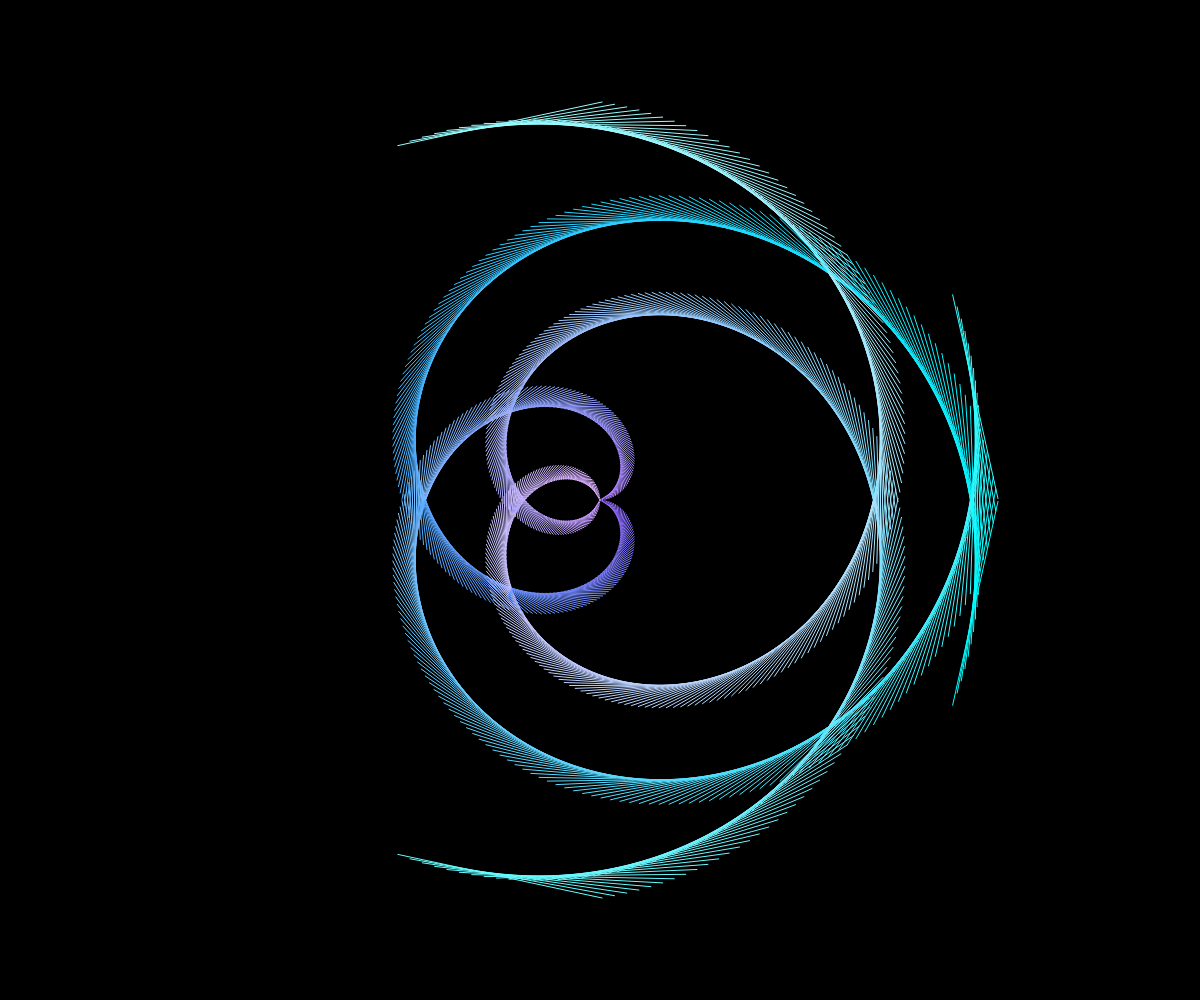
Frame 1 (no input)
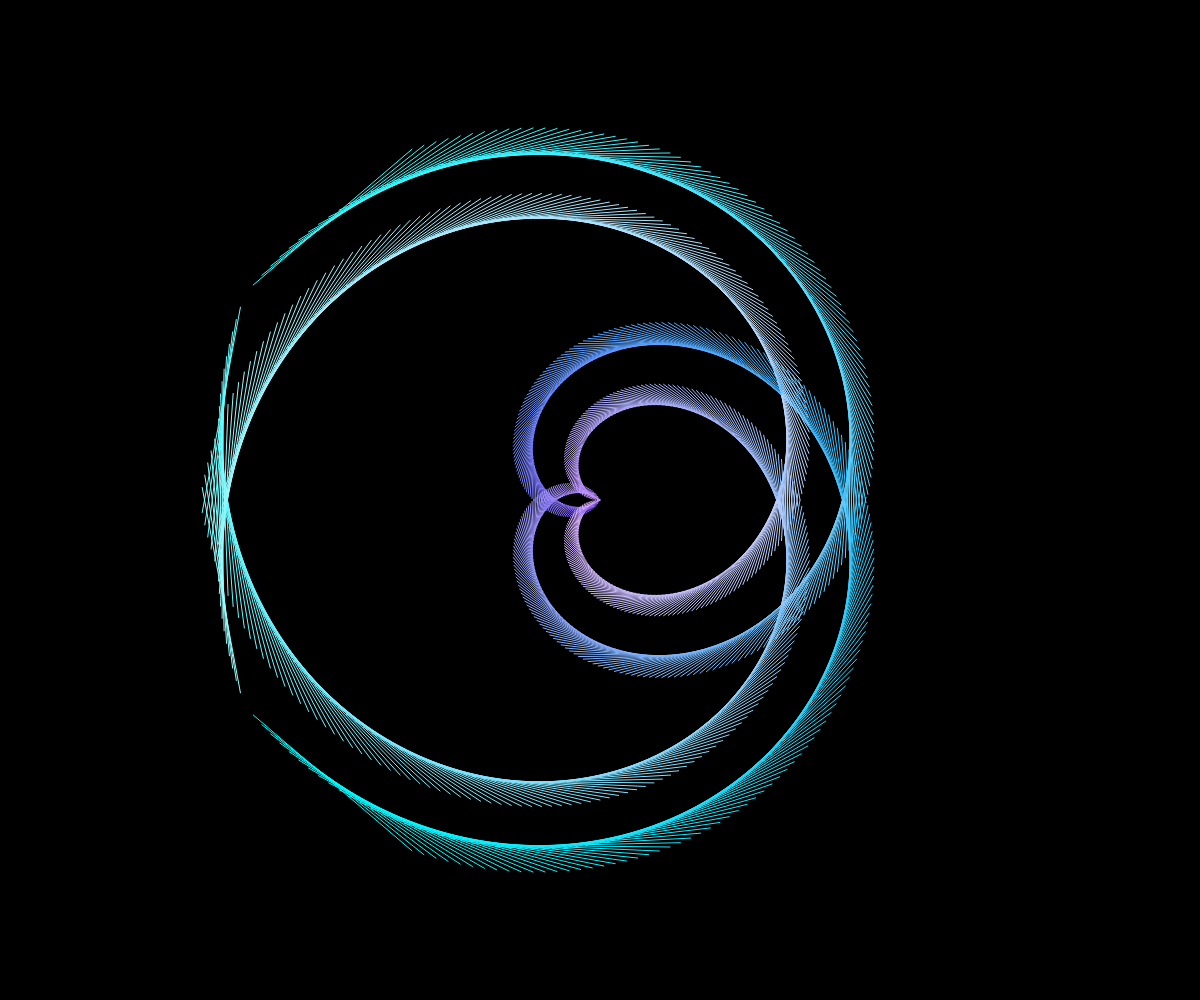
Frame 60 (no input)
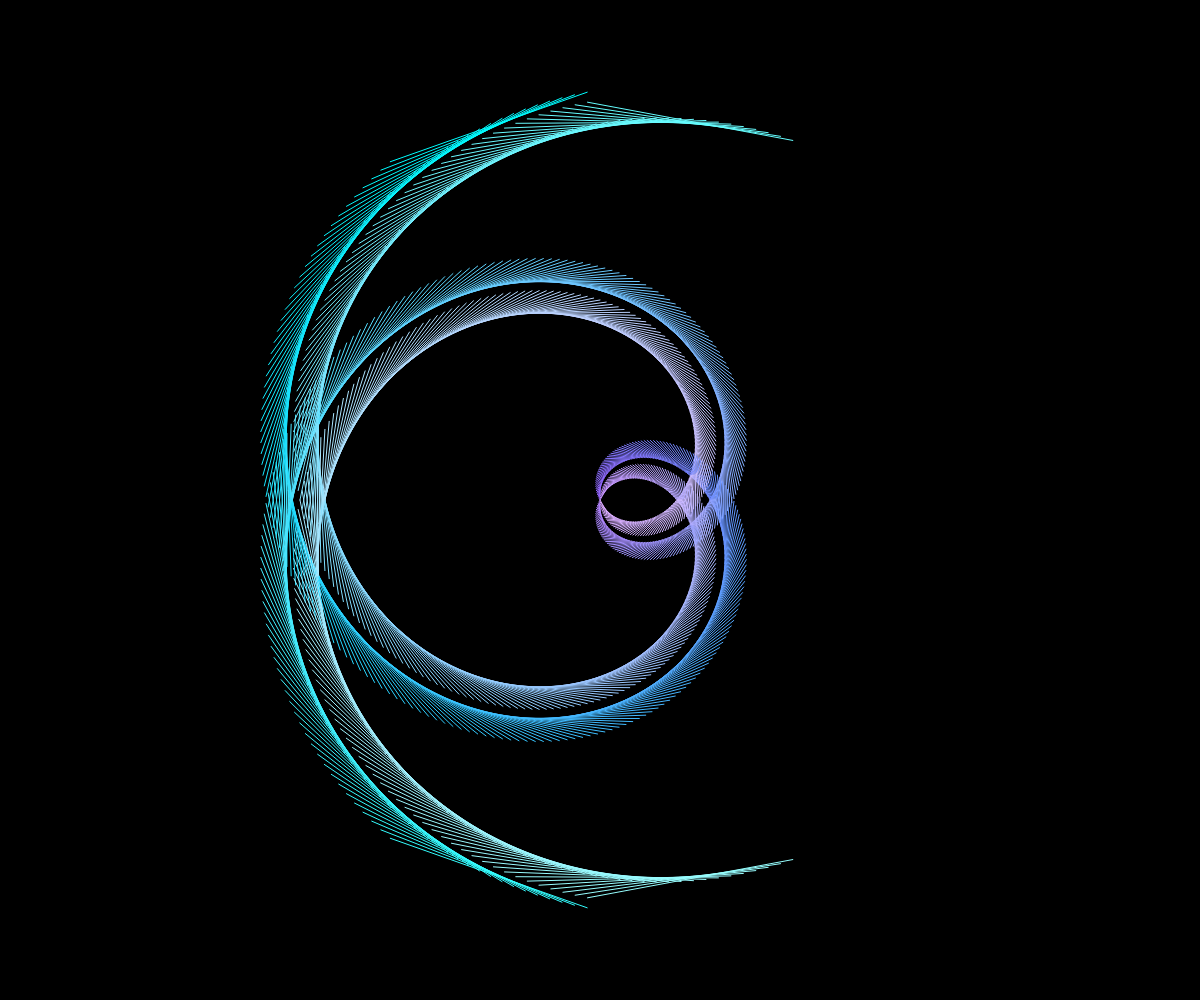
Frame 120 (the mouse pressed at the canvas centre since frame 60)

The p5.js sketch that drew these frames (run headless with seeded random() and noise() and a simulated clock; from frame 60 on, the mouse is pressed at the canvas centre):

// p5.js sketch
// ── sketch.js
let numLines = 200;  // Número de líneas en cada espiral
let maxRadius;

function setup() {
  angleMode(DEGREES);
  createCanvas(windowWidth, windowHeight);
  maxRadius = min(width, height) * 0.4;  // Radio máximo del espiral
  noFill();
  strokeWeight(1);  // Grosor de las líneas
}

function draw() {
  background(0);  // Fondo negro
  translate(width / 2, height / 2);  // Mover origen al centro del canvas
  
  let angleStep = 360 / numLines;  // Paso del ángulo entre cada línea
  let radiusStep = maxRadius / numLines;  // Incremento del radio entre cada línea
  
  for (let i = 0; i < numLines; i++) {
    let radius = i * radiusStep;  // Radio en aumento para el efecto
    
    // Espiral 1: Rotación normal
    let angle1 = i * angleStep + frameCount * 2;
    let x1_1 = cos(angle1) * radius;
    let y1_1 = sin(angle1) * radius;
    let x2_1 = cos(angle1 + 30) * (radius + 10);
    let y2_1 = sin(angle1 + 30) * (radius + 10);
    
    // Espiral 2: Rotación inversa
    let angle2 = -i * angleStep - frameCount * 2;
    let x1_2 = cos(angle2) * radius;
    let y1_2 = sin(angle2) * radius;
    let x2_2 = cos(angle2 - 30) * (radius + 10);
    let y2_2 = sin(angle2 - 30) * (radius + 10);
    
    // Espiral 3: Rotación con desplazamiento de 90 grados
    let angle3 = i * angleStep + frameCount * 1.5 + 90;
    let x1_3 = cos(angle3) * radius;
    let y1_3 = sin(angle3) * radius;
    let x2_3 = cos(angle3 + 30) * (radius + 10);
    let y2_3 = sin(angle3 + 30) * (radius + 10);
    
    // Espiral 4: Rotación con desplazamiento de 90 grados y dirección inversa
    let angle4 = -i * angleStep - frameCount * 1.5 - 90;
    let x1_4 = cos(angle4) * radius;
    let y1_4 = sin(angle4) * radius;
    let x2_4 = cos(angle4 - 30) * (radius + 10);
    let y2_4 = sin(angle4 - 30) * (radius + 10);
    
    // Cambiar el color gradualmente para cada espiral (tonalidades lilas y cian)
    let t = map(i, 0, numLines, 0, 1);  // Interpolación para el color
    let color1 = lerpColor(color(150, 100, 255), color(0, 255, 255), t);  // Lila a cian
    let color2 = lerpColor(color(180, 130, 255), color(50, 255, 255), t);  // Lila a cian
    let color3 = lerpColor(color(200, 150, 255), color(100, 255, 255), t);  // Lila a cian
    let color4 = lerpColor(color(220, 170, 255), color(150, 255, 255), t);  // Lila a cian
    
    // Dibujar la primera espiral
    stroke(color1);
    line(x1_1, y1_1, x2_1, y2_1);
    
    // Dibujar la segunda espiral
    stroke(color2);
    line(x1_2, y1_2, x2_2, y2_2);
    
    // Dibujar la tercera espiral
    stroke(color3);
    line(x1_3, y1_3, x2_3, y2_3);
    
    // Dibujar la cuarta espiral
    stroke(color4);
    line(x1_4, y1_4, x2_4, y2_4);
  }
}
